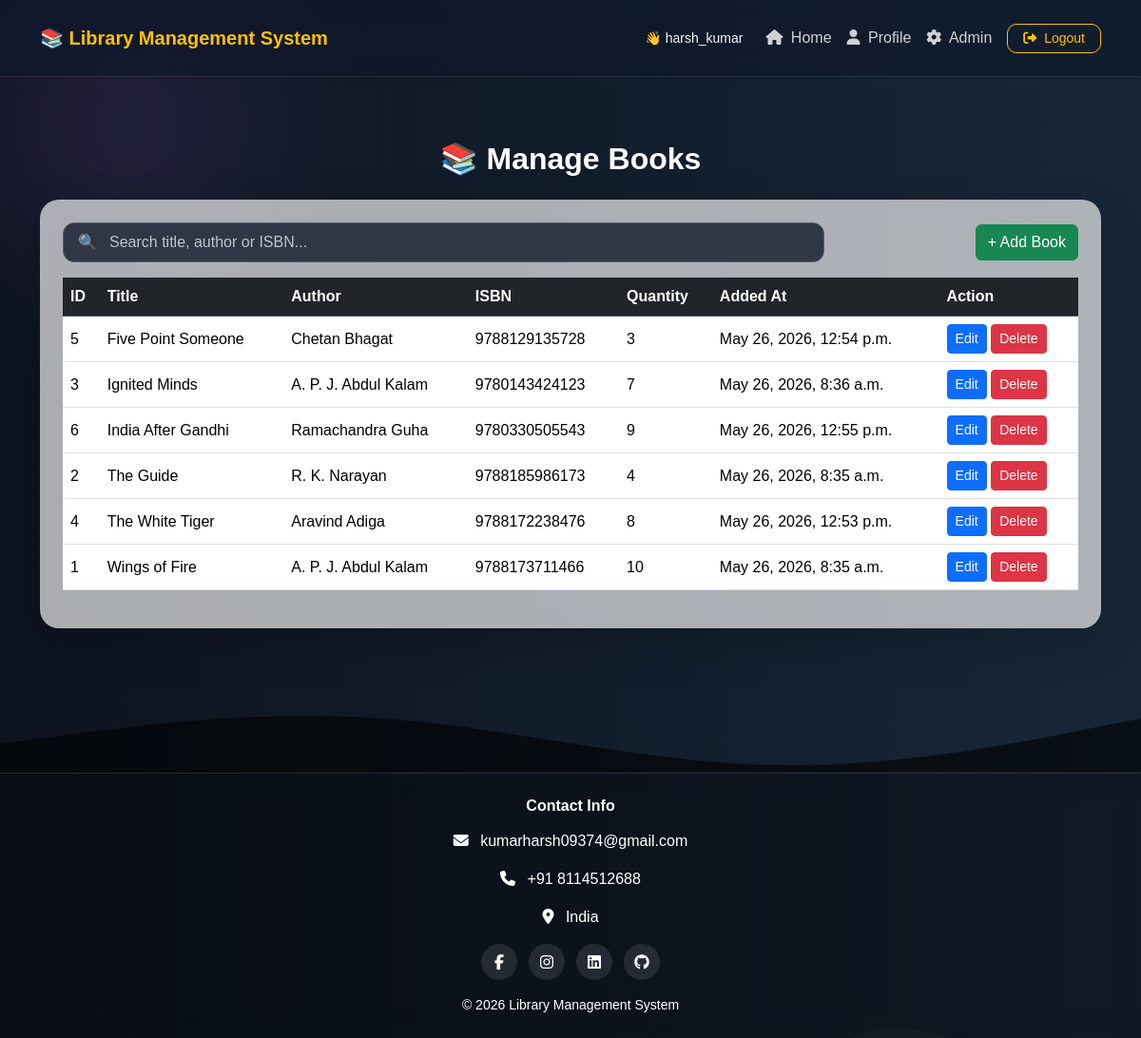
The page /books/ (signed in) on the database its author committed.
### books/models.py (models this page shows, shortened)
class Book(models.Model):
    title = models.CharField(
        max_length=200
    )
    author = models.CharField(
        max_length=200
    )
    isbn = models.CharField(
        max_length=100,
        default='N/A'
    )
    quantity = models.IntegerField(
        default=1
    )
    added_at = models.DateTimeField(
        default=timezone.now
    )

### books/views.py (the view)
# urls.py: path('', views.book_list, name='book_list'),
@login_required
def book_list(request):
    query = request.GET.get('q', '').strip()
    if query:
        books = (
            Book.objects.filter(title__icontains=query) |
            Book.objects.filter(author__icontains=query) |
            Book.objects.filter(isbn__icontains=query)
        ).distinct()
    else:
        books = Book.objects.all().order_by('title')
    return render(request, 'books/book_list.html', {
        'books': books,
        'query': query
    })

### books/templates/books/book_list.html (shortened to what this page needs)
{% extends 'base.html' %}
{% block content %}
{% include 'includes/dashboard_navbar.html' %}
<div class="container py-5">
    <div class="text-center mb-4">
        <h2 class="text-white fw-bold">
            📚 Manage Books
        </h2>
    </div>
    <div class="card shadow-lg border-0 p-4" style="border-radius:20px;">
        <div class="d-flex justify-content-between align-items-center mb-3">
            <div class="position-relative w-75">
                <span class="position-absolute top-50 start-0 translate-middle-y ms-3 text-muted">
                    🔍
                </span>
                <input type="text" id="bookSearch" class="form-control ps-5"
                    placeholder="Search title, author or ISBN..." style="
                            background: rgba(255,255,255,0.6);
                            border: 1px solid rgba(0,0,0,0.1);
                            border-radius: 12px;
                            color: #000;
                            height: 42px;
                       ">
            </div>
            {% if request.user.is_superuser or request.user.profile.role == 'staff' %}
            <a href="{% url 'add_book' %}" class="btn btn-success ms-3">
                + Add Book
            </a>
            {% endif %}
        </div>
        <div class="table-responsive">
            <table class="table table-hover align-middle" id="booksTable">
                <thead class="table-dark">
                    <tr>
                        <th>ID</th>
                        <th>Title</th>
                        <th>Author</th>
                        <th>ISBN</th>
                        <th>Quantity</th>
                        <th>Added At</th>
                        {% if request.user.is_superuser or request.user.profile.role == 'staff' %}
                        <th>Action</th>
                        {% endif %}
                    </tr>
                </thead>
                <tbody>
                    {% for book in books %}
                    <tr>
                        <td>{{ book.id }}</td>
                        <td>{{ book.title }}</td>
                        <td>{{ book.author }}</td>
                        <td>{{ book.isbn }}</td>
                        <td>{{ book.quantity }}</td>
                        <td>{{ book.added_at }}</td>
                        {% if request.user.is_superuser or request.user.profile.role == 'staff' %}
                        <td>
                            <a href="{% url 'edit_book' book.id %}" class="btn btn-primary btn-sm">
                                Edit
                            </a>
                            <a href="{% url 'delete_book' book.id %}" class="btn btn-danger btn-sm">
                                Delete
                            </a>
                        </td>
                        {% endif %}
                    </tr>
                    {% empty %}
                    <tr>
                        <td colspan="7" class="text-center">
                            No Books Found
                        </td>
                    </tr>
                    {% endfor %}
                </tbody>
            </table>
        </div>
    </div>
</div>
{% endblock %}

### templates/includes/dashboard_navbar.html (shortened to what this page needs)
<nav class="navbar navbar-expand-lg navbar-dark shadow-sm" style="background: rgba(0,0,0,0.55);
            backdrop-filter: blur(12px);
            border-bottom: 1px solid rgba(255,255,255,0.1);">
    <div class="container">
        <a class="navbar-brand fw-bold text-warning" href="{% if user.is_authenticated %}
                    {% if user.is_superuser %}
                        {% url 'admin_dashboard' %}
                    {% elif user.is_staff %}
                        {% url 'staff_dashboard' %}
                    {% else %}
                        {% url 'student_dashboard' %}
                    {% endif %}
                 {% else %}
                    {% url 'home' %}
                 {% endif %}">
            📚 Library Management System
        </a>
        <div class="collapse navbar-collapse" id="navbarNav">
            <ul class="navbar-nav ms-auto align-items-center">
                {% if user.is_authenticated %}
                <li class="nav-item me-3">
                    <span class="text-light small">
                        👋 {{ request.user.username }}
                    </span>
                </li>
                <li class="nav-item">
                    <a class="nav-link" href="
                           {% if user.is_superuser %}
                                {% url 'admin_dashboard' %}
                           {% elif user.is_staff %}
                                {% url 'staff_dashboard' %}
                           {% else %}
                                {% url 'student_dashboard' %}
                           {% endif %}
                           ">
                        <i class="fa fa-home me-1"></i> Home
                    </a>
                </li>
                <li class="nav-item">
                    <a class="nav-link" href="{% url 'profile' %}">
                        <i class="fa fa-user me-1"></i> Profile
                    </a>
                </li>
                {% if user.is_superuser %}
                <li class="nav-item">
                    <a class="nav-link text-warning" href="/admin" target="_blank">
                        <i class="fa fa-cog me-1"></i> Admin
                    </a>
                </li>
                {% endif %}
                <li class="nav-item ms-2">
                    <button type="button" class="btn btn-outline-warning btn-sm px-3" data-bs-toggle="modal"
                        data-bs-target="#logoutModal">
                        <i class="fa fa-sign-out-alt me-1"></i> Logout
                    </button>
                </li>
                {% endif %}
            </ul>
        </div>
    </div>
</nav>

### static/css/style.css (style rules this page uses)
html, body { height: 100%; margin: 0; padding: 0; scroll-behavior: smooth; }
body { padding-top: 100px; background: linear-gradient(to right, #141e30, #243b55); min-height: 100vh; display: flex; flex-direction: column; font-family: Arial, sans-serif; overflow-x: hidden; position: relative; }
body::before { content: ""; position: fixed; inset: 0; background: rgba(0, 0, 0, .35); z-index: -3; }
body::after { content: ""; position: fixed; width: 500px; height: 500px; background: radial-gradient(circle, rgba(118, 75, 162, .22), transparent 70%); top: -120px; left: -120px; filter: blur(45px); animation: moveGlow 10s ease-in-out infinite alternate; z-index: -2; }
.navbar { background: rgba(15, 23, 42, .65) !important; backdrop-filter: blur(18px); -webkit-backdrop-filter: blur(18px); border-bottom: 1px solid rgba(255, 255, 255, .08); border-radius: 0px; box-shadow: 0 8px 30px rgba(0, 0, 0, .25); transition: .3s; }
.navbar { position: fixed; top: 0; padding-top: 20px; padding-bottom: 20px; left: 0; width: 100%; z-index: 1000; backdrop-filter: blur(18px); }
.navbar-brand { font-size: 20px; font-weight: 700; }
.navbar .nav-link { color: rgba(255, 255, 255, .8) !important; padding: 6px 10px; border-radius: 8px; transition: .3s; }
.card { border-radius: 20px; backdrop-filter: blur(12px); background: rgba(255, 255, 255, .65); box-shadow: 0 8px 25px rgba(0, 0, 0, .2); transition: .3s; }
#returnSearch, #bookSearch, #searchRequest, #userSearch { background: #2f3746 !important; border: 1px solid #556070 !important; color: #f9f8f8 !important; border-radius: 12px !important; height: 44px; transition: .3s; }
#returnSearch::placeholder, #bookSearch::placeholder, #searchRequest::placeholder, #userSearch::placeholder { color: rgba(255, 255, 255, .7) !important; }
button { border-radius: 10px !important; font-weight: 600; }

### rows shown on the page
Book: id "5", title "Five Point Someone", author "Chetan Bhagat", isbn "9788129135728", quantity "3", added_at "May 26, 2026, 12:54 p.m."
Book: id "3", title "Ignited Minds", author "A. P. J. Abdul Kalam", isbn "9780143424123", quantity "7", added_at "May 26, 2026, 8:36 a.m."
Book: id "6", title "India After Gandhi", author "Ramachandra Guha", isbn "9780330505543", quantity "9", added_at "May 26, 2026, 12:55 p.m."
Book: id "2", title "The Guide", author "R. K. Narayan", isbn "9788185986173", quantity "4", added_at "May 26, 2026, 8:35 a.m."
Book: id "4", title "The White Tiger", author "Aravind Adiga", isbn "9788172238476", quantity "8", added_at "May 26, 2026, 12:53 p.m."
Book: id "1", title "Wings of Fire", author "A. P. J. Abdul Kalam", isbn "9788173711466", quantity "10", added_at "May 26, 2026, 8:35 a.m."

### other values the page prints
{{ request.user.username }} "harsh_kumar"
